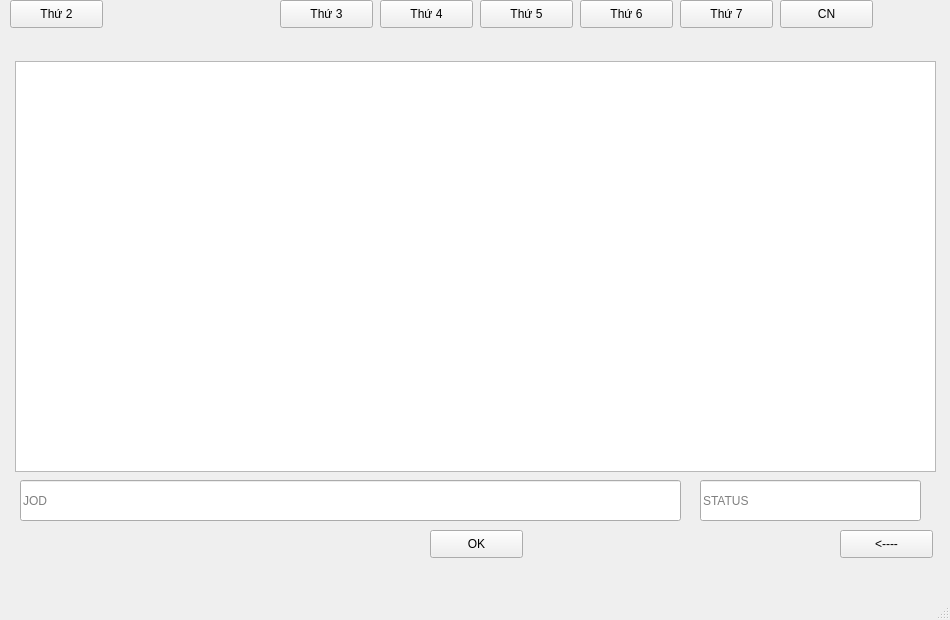
<?xml version="1.0" encoding="UTF-8"?>
<ui version="4.0">
 <class>MainWindow</class>
 <widget class="QMainWindow" name="MainWindow">
  <property name="geometry">
   <rect>
    <x>0</x>
    <y>0</y>
    <width>950</width>
    <height>620</height>
   </rect>
  </property>
  <property name="windowTitle">
   <string>MainWindow</string>
  </property>
  <widget class="QWidget" name="centralwidget">
   <widget class="QPushButton" name="pushButton">
    <property name="geometry">
     <rect>
      <x>10</x>
      <y>0</y>
      <width>93</width>
      <height>28</height>
     </rect>
    </property>
    <property name="text">
     <string>Thứ 2</string>
    </property>
   </widget>
   <widget class="QPushButton" name="t3">
    <property name="geometry">
     <rect>
      <x>280</x>
      <y>0</y>
      <width>93</width>
      <height>28</height>
     </rect>
    </property>
    <property name="text">
     <string>Thứ 3</string>
    </property>
   </widget>
   <widget class="QPushButton" name="t4">
    <property name="geometry">
     <rect>
      <x>380</x>
      <y>0</y>
      <width>93</width>
      <height>28</height>
     </rect>
    </property>
    <property name="text">
     <string>Thứ 4</string>
    </property>
   </widget>
   <widget class="QPushButton" name="t5">
    <property name="geometry">
     <rect>
      <x>480</x>
      <y>0</y>
      <width>93</width>
      <height>28</height>
     </rect>
    </property>
    <property name="text">
     <string>Thứ 5</string>
    </property>
   </widget>
   <widget class="QPushButton" name="t6">
    <property name="geometry">
     <rect>
      <x>580</x>
      <y>0</y>
      <width>93</width>
      <height>28</height>
     </rect>
    </property>
    <property name="text">
     <string>Thứ 6</string>
    </property>
   </widget>
   <widget class="QPushButton" name="t7">
    <property name="geometry">
     <rect>
      <x>680</x>
      <y>0</y>
      <width>93</width>
      <height>28</height>
     </rect>
    </property>
    <property name="text">
     <string>Thứ 7</string>
    </property>
   </widget>
   <widget class="QPushButton" name="cn">
    <property name="geometry">
     <rect>
      <x>780</x>
      <y>0</y>
      <width>93</width>
      <height>28</height>
     </rect>
    </property>
    <property name="text">
     <string>CN</string>
    </property>
   </widget>
   <widget class="QListWidget" name="listWidget">
    <property name="geometry">
     <rect>
      <x>15</x>
      <y>61</y>
      <width>921</width>
      <height>411</height>
     </rect>
    </property>
   </widget>
   <widget class="QPushButton" name="ok">
    <property name="geometry">
     <rect>
      <x>430</x>
      <y>530</y>
      <width>93</width>
      <height>28</height>
     </rect>
    </property>
    <property name="text">
     <string>OK</string>
    </property>
   </widget>
   <widget class="QPushButton" name="ql">
    <property name="geometry">
     <rect>
      <x>840</x>
      <y>530</y>
      <width>93</width>
      <height>28</height>
     </rect>
    </property>
    <property name="text">
     <string>&lt;----</string>
    </property>
   </widget>
   <widget class="QLineEdit" name="jod">
    <property name="geometry">
     <rect>
      <x>20</x>
      <y>480</y>
      <width>661</width>
      <height>41</height>
     </rect>
    </property>
    <property name="echoMode">
     <enum>QLineEdit::Normal</enum>
    </property>
    <property name="placeholderText">
     <string>JOD</string>
    </property>
   </widget>
   <widget class="QLineEdit" name="do_2">
    <property name="geometry">
     <rect>
      <x>700</x>
      <y>480</y>
      <width>221</width>
      <height>41</height>
     </rect>
    </property>
    <property name="placeholderText">
     <string>STATUS</string>
    </property>
   </widget>
  </widget>
  <widget class="QMenuBar" name="menubar">
   <property name="geometry">
    <rect>
     <x>0</x>
     <y>0</y>
     <width>950</width>
     <height>26</height>
    </rect>
   </property>
  </widget>
  <widget class="QStatusBar" name="statusbar"/>
 </widget>
 <resources/>
 <connections/>
</ui>
